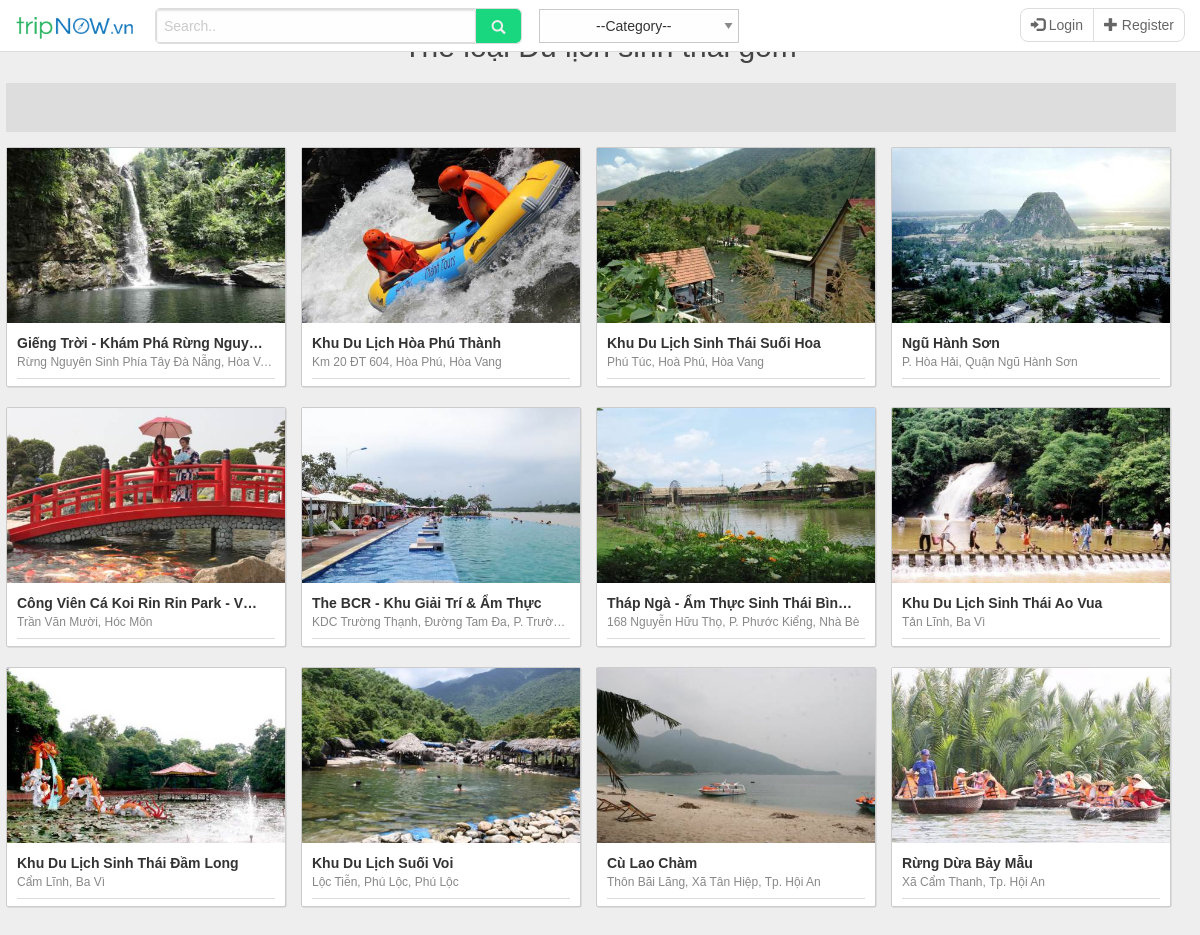
The page /category.php?category=Du lịch sinh thái on the database its author committed.
### tables this page shows
CREATE TABLE `place` (
  `ID` int(11) NOT NULL,
  `name` text NOT NULL,
  `address` text NOT NULL,
  `image` text NOT NULL,
  `category` text NOT NULL,
  `description` text NOT NULL,
  `city` text NOT NULL,
  `phone` text NOT NULL,
  `time_open` text NOT NULL,
  `quality` float NOT NULL
);

### category.php (the view, shortened to what this page needs)
<!DOCTYPE html>
<html>
<head>
	<link rel="stylesheet" type="text/css" href="css/city-style.css">
	<link rel="stylesheet" href="https://maxcdn.bootstrapcdn.com/bootstrap/3.3.7/css/bootstrap.min.css">
		     <link rel="stylesheet" href="https://cdnjs.cloudflare.com/ajax/libs/foundation/6.2.3/foundation.min.css">
		     <link rel="stylesheet" type="text/css" href="https://cdn.jsdelivr.net/sweetalert2/4.0.4/sweetalert2.min.css">
</head>
<body>
<?php include('header.php') ?>
<?php
 $category = $_GET['category'];
?>
<h2 style="text-align: center;color: #444;">Thể loại <?php echo $category ?> gồm</h2>
<div class="content">
	<div class="panel-bar">
	</div>
	 <div class="panel-content">
	 <?php
	$link = mysqli_connect('localhost:3306','root','','tourist') or die("Could not connect");
	mysqli_set_charset($link,"utf8");
	$sql = "select * from place where category = '".$_GET['category']."'";
	$result = mysqli_query($link,$sql);
	if (mysqli_num_rows($result) > 0)
	{
	    while($row = mysqli_fetch_assoc($result)) {
	       $name = $row['name'];
	       $address = $row['address'];
	       $image = $row['image'];
	?>
	 	<div class="content-item">
                      <div class="avatar">
                       <a href="info.php?name=<?php echo $name ?>">
                       <div class="image">
                            <img src="image/<?php echo $image ?>">
                        </div>
                        </a>
                      </div>
                      <div id="item-data">
                       <div class="item-title">
                      <div class="title-text">
                          <a href="info.php?name=<?php echo $name ?>" ><?php echo $name?></a>
                          </div>
                      <div class="item-addr"><?php echo $address?></div>
                  </div>
                  </div>
	 	</div>
	 	<?php
	    }
	}
	include('popup.php');
	?>
</div>
</body>
</html>

### css/city-style.css (style rules this page uses)
body { background-color: #eee; font-family: arial; margin:0; }
h2 { margin-top: 30px; }
.content { width: 1188px; margin: 20px auto; display: block; overflow:hidden; }
.panel-bar { width: 1170px; height: 49px; background-color: #ddd; display: block; position: relative; top:0; border: 1px solid #ddd; z-index: 1; }
.panel-content { width: inherit; margin-top: 15px; display: block; }
.content-item { width: 280px; margin: 0 15px 20px 0; float: left; background: #fff; border: 1px solid #ccc; box-shadow: 0.5px 0.5px #ccc; border-radius: 2px; min-height: 240px; }
.image { width: 100%; height: 175px; overflow: hidden; }
.image img { width: 100%; height: 100%; transition: all 1s ease; }
#item-data { padding: 10px; height: 60px; }
.item-title { display: block; overflow: hidden; height: 46px; border-bottom: 1px solid #ddd; }
.item-title a,.item-title a:focus { color:#333; text-decoration: none; }
.title-text { white-space: nowrap; width: 250px; height: 21px; display: block; font-size: 14px; padding: 0; font-weight: 700; overflow: hidden; text-overflow: ellipsis; }
.item-addr { font-weight: 500; color: #888; font-size: 12px; white-space: nowrap; overflow: hidden; text-overflow: ellipsis; display: block; margin: 0; padding: 0; }

### rows shown on the page
place: image (picture), name "Giếng Trời - Khám Phá Rừng Nguy…", address "Rừng Nguyên Sinh Phía Tây Đà Nẵng, Hòa V…"
place: image (picture), name "Khu Du Lịch Hòa Phú Thành", address "Km 20 ĐT 604, Hòa Phú, Hòa Vang"
place: image (picture), name "Khu Du Lịch Sinh Thái Suối Hoa", address "Phú Túc, Hoà Phú, Hòa Vang"
place: image (picture), name "Ngũ Hành Sơn", address "P. Hòa Hải, Quận Ngũ Hành Sơn"
place: image (picture), name "Công Viên Cá Koi Rin Rin Park - V…", address "Trần Văn Mười, Hóc Môn"
place: image (picture), name "The BCR - Khu Giải Trí & Ẩm Thực", address "KDC Trường Thạnh, Đường Tam Đa, P. Trườ…"
place: image (picture), name "Tháp Ngà - Ẩm Thực Sinh Thái Bìn…", address "168 Nguyễn Hữu Thọ, P. Phước Kiểng, Nhà Bè"
place: image (picture), name "Khu Du Lịch Sinh Thái Ao Vua", address "Tản Lĩnh, Ba Vì"
place: image (picture), name "Khu Du Lịch Sinh Thái Đầm Long", address "Cẩm Lĩnh, Ba Vì"
place: image (picture), name "Khu Du Lịch Suối Voi", address "Lộc Tiễn, Phú Lộc, Phú Lộc"
place: image (picture), name "Cù Lao Chàm", address "Thôn Bãi Lãng, Xã Tân Hiệp, Tp. Hội An"
place: image (picture), name "Rừng Dừa Bảy Mẫu", address "Xã Cẩm Thanh, Tp. Hội An"
